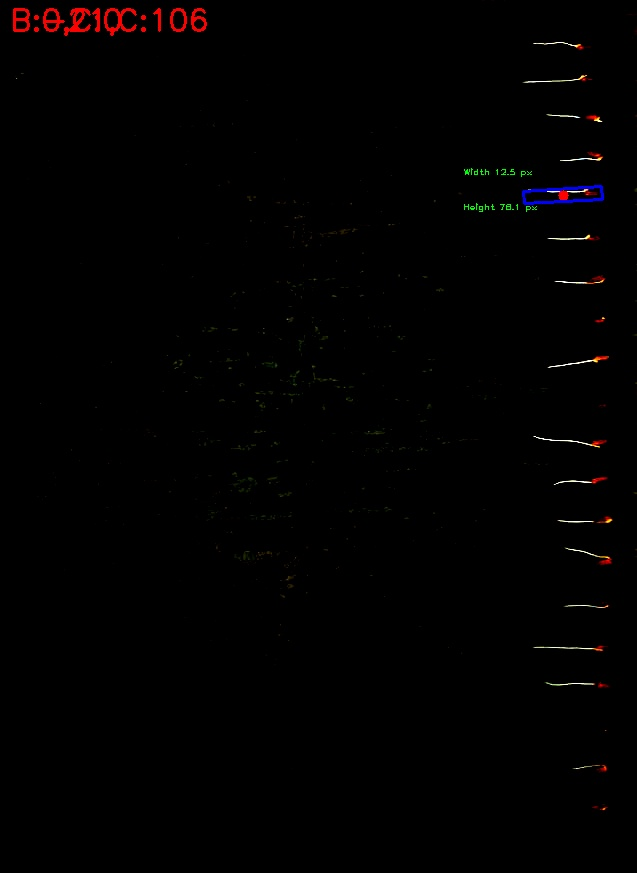
#> input picture input/gelapbgt.jpg, 637 x 873 px, found by its file name
$ python testing.py
#> lines starting #> are read from the running program, lines starting #| are printed output that depends on the picture; after the words box and inside, x2 and y2 are one past the last pixel; in counts of white or black regions, pixels touching at a corner belong together
#> further down, img is the input picture: shape (873, 637, 3); mean B, G, R 0.8, 0.8, 1.6
### object_detector.py
import cv2


class HomogeneousBgDetector():
    def __init__(self):
        pass

    def detect_objects(self, frame):
        # Convert Image to grayscale
        gray = cv2.cvtColor(frame, cv2.COLOR_BGR2GRAY)

        # Create a Mask with adaptive threshold
        mask = cv2.adaptiveThreshold(gray, 255, cv2.ADAPTIVE_THRESH_MEAN_C, cv2.THRESH_BINARY_INV, 19, 5)
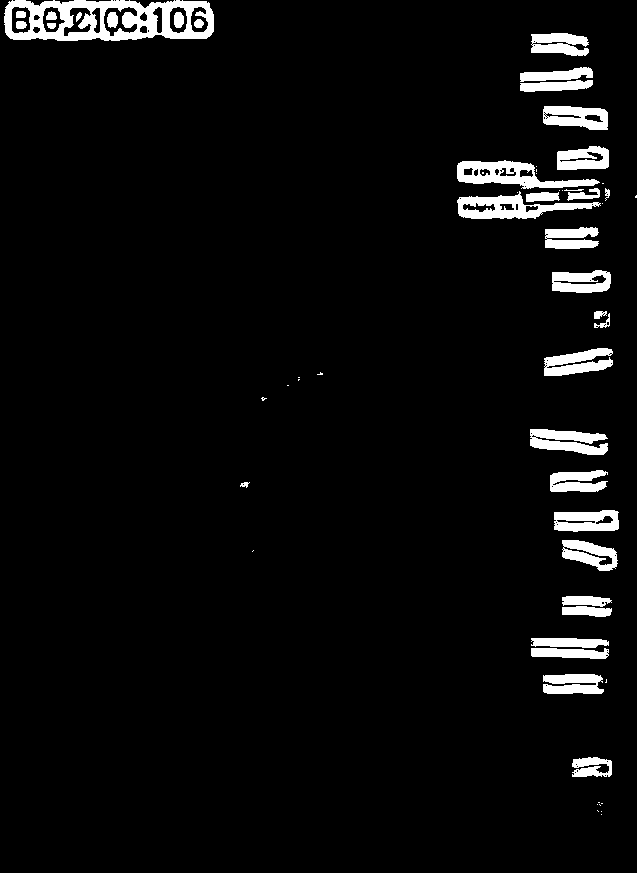
#> mask: shape (873, 637); 4.6% white; 60 white regions (24 under 20 px)

        # Find contours
        contours, _ = cv2.findContours(mask, cv2.RETR_EXTERNAL, cv2.CHAIN_APPROX_SIMPLE)
#> contours = 51 contours, 24 with area under 20; largest, box (x1, y1, x2, y2) and area: (4, 0, 214, 41) 7578, (457, 160, 600, 189) 1993, (457, 191, 601, 219) 1867, (530, 429, 608, 455) 1211, (543, 106, 608, 130) 1207

        #cv2.imshow("mask", mask)
        objects_contours = []

        for cnt in contours:
            area = cv2.contourArea(cnt)
            if area > 200:
                #cnt = cv2.approxPolyDP(cnt, 0.03*cv2.arcLength(cnt, True), True)
                objects_contours.append(cnt)
#> this loop made 51 passes
#> area on passes 8, 10, 11, 12, 13, 14, 16, 17, 18, 19, 20, 26: 477.5, 880, 589, 542.5, 365, 353, 1081.5, 1168.5, 22.5, 825.5, 1211, 1078
#> after the loop, objects_contours = 22 contours; largest, box (x1, y1, x2, y2) and area: (4, 0, 214, 41) 7578, (457, 160, 600, 189) 1993, (457, 191, 601, 219) 1867, (530, 429, 608, 455) 1211, (543, 106, 608, 130) 1207

        return objects_contours

    # def get_objects_rect(self):
    #     box = cv2.boxPoints(rect)  # cv2.boxPoints(rect) for OpenCV 3.x
    #     box = np.int0(box)

### testing.py
import cv2
from numpy import angle
from object_detector import *
import numpy as np
import time
import csv
from bdb import effective

img = cv2.imread("D:\Kuliah\judul-skripsi\codingan\objecy-measurement-master\input\gelapbgt.jpg")

detector = HomogeneousBgDetector()

contours = detector.detect_objects(img)
#> contours has the same summary as objects_contours in detect_objects

header = ['file_name', 'x', 'y', 'width' , 'height', 'angle']

with open('data.csv', 'w', encoding='UTF8', newline='') as f:
    writer = csv.writer(f)

    # write the header
    writer.writerow(header)

for cnt in contours:
    # Get rect
    rect = cv2.minAreaRect(cnt)
    (x, y), (w , h), angle = rect

#image crop
  #image = cv2.imread(r"D:\Kuliah\judul-skripsi\codingan\Object-measurement-python-openCV-masterr\input\cth.jpg")
    y=200
    x=500
    h=800
    w=250
    crop_image = img[x:w, y:h]
    cv2.imshow("Croped", crop_image)
  #cv2.waitKey(0)

    file_name = "hasil_{}.jpg".format(int(time.time()))
    data = []

    data.extend([file_name, w, h])

    with open('data.csv', 'a+', encoding='UTF8', newline='') as f:
        writer = csv.writer(f)

        # write the data
        writer.writerow(data)


    # display rectangle
    box = cv2.boxPoints(rect)
    box = np.int0(box)
    print (rect)
    print (box)

    cv2.circle(img, (int(x), int(y)), 5, (0, 0, 255), -1)
    cv2.polylines(img, [box], True, (255, 0, 0), 2)
    cv2.putText(img, "Width {} px".format(round(w, 1)), (int(x - 100), int(y - 20)), cv2.FONT_HERSHEY_PLAIN, 0.6, (100, 200, 0), 1)
    cv2.putText(img, "Height {} px".format(round(h, 1)), (int(x - 100), int(y + 15)), cv2.FONT_HERSHEY_PLAIN, 0.6, (100, 200, 0), 1)
#> this loop made 22 passes
#> (rect, angle, box) on passes 1 to 7: (((591.5, 766.5), (19, 39), -90), -90, [[611, 776], [572, 776], [572, 757], [611, 757]]), (((573, 683.5), (19, 60), -90), -90, [[603, 693], [543, 693], [543, 674], [603, 674]]), (((569.5, 653), (10, 77), -90), -90, [[608, 658], [531, 658], [531, 648], [608, 648]]), (((569.5, 642.3), (8.87, 77.13), -88.78), -88.78, [[607, 647], [530, 645], [531, 637], [608, 638]]), (((586.4, 610.8), (9.44, 49.15), -86.53), -86.53, [[610, 616], [561, 613], [562, 604], [611, 607]]), (((586.5, 600.7), (9.78, 49.12), -88.45), -88.45, [[610, 606], [561, 604], [562, 595], [611, 596]]), (((588.7, 554.8), (24.67, 58.86), -76.43), -76.43, [[614, 573], [557, 559], [562, 535], [620, 549]])
#> (printed output is left out)
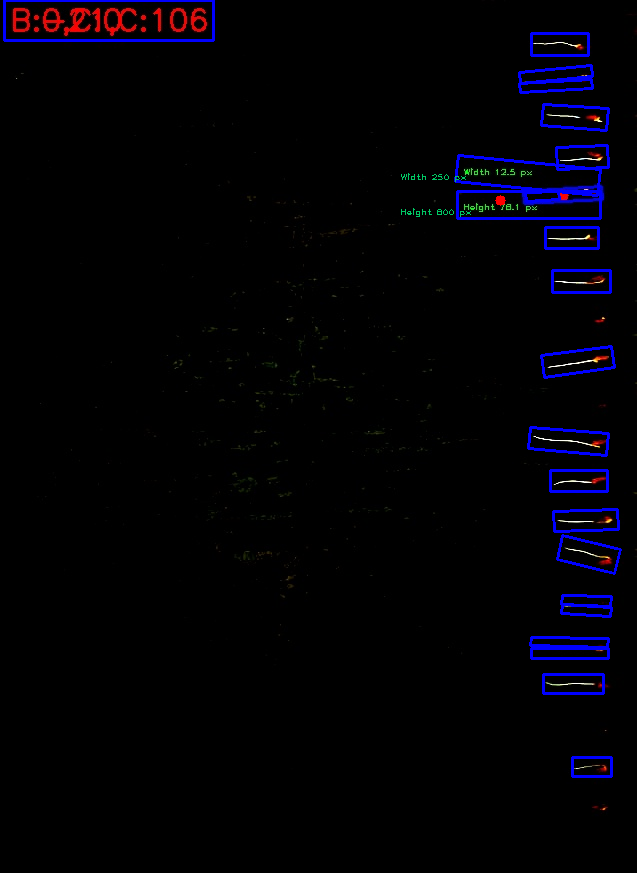
#> img: shape (873, 637, 3); 2.1% of pixels changed, all inside (x1, y1, x2, y2) = (3, 0, 622, 778)

#save image with measurement
#cv2.imwrite("D:\Kuliah\judul-skripsi\codingan\Object-measurement-python-openCV-masterr\output\hasil_{}.jpg".format(int(time.time())), img)
#cv2.waitKey(0)

def BrightnessContrast(brightness=0):

  # getTrackbarPos returns the current
  # position of the specified trackbar.
#> called with brightness = 0
  brightness = cv2.getTrackbarPos('Brightness',
                  'GEEK')
#> brightness = 255

  contrast = cv2.getTrackbarPos('Contrast',
                'GEEK')
#> contrast = 127

  effect = controller(img, brightness,
            contrast)

  # The function imshow displays an image
  # in the specified window
  cv2.imshow('Effect', effect)
  k = cv2.waitKey(0) & 0xFF
  if k == ord('q'):
    cv2.imwrite("D:\Kuliah\judul-skripsi\codingan\Object-measurement-python-openCV-masterr\output\hasil_{}.jpg".format(int(time.time())), effect)

def controller(img, brightness=255,
      contrast=127):

#> called with brightness = 255, contrast = 127
  brightness = int((brightness - 0) * (255 - (-255)) / (510 - 0) + (-255))
#> brightness = 0

  contrast = int((contrast - 0) * (127 - (-127)) / (254 - 0) + (-127))
#> contrast = 0

  if brightness != 0:

    if brightness > 0:

      shadow = brightness

      max = 255

    else:

      shadow = 0
      max = 255 + brightness

    al_pha = (max - shadow) / 255
    ga_mma = shadow

    # The function addWeighted calculates
    # the weighted sum of two arrays
    cal = cv2.addWeighted(img, al_pha,
              img, 0, ga_mma)

  else:
    cal = img

  if contrast != 0:
    Alpha = float(131 * (contrast + 127)) / (127 * (131 - contrast))
    Gamma = 127 * (1 - Alpha)

    # The function addWeighted calculates
    # the weighted sum of two arrays
    cal = cv2.addWeighted(cal, Alpha,
              cal, 0, Gamma)

  # putText renders the specified text string in the image.
  cv2.putText(cal, 'B:{},C:{}'.format(brightness,
                    contrast), (10, 30),
        cv2.FONT_HERSHEY_SIMPLEX, 1, (0, 0, 255), 2)
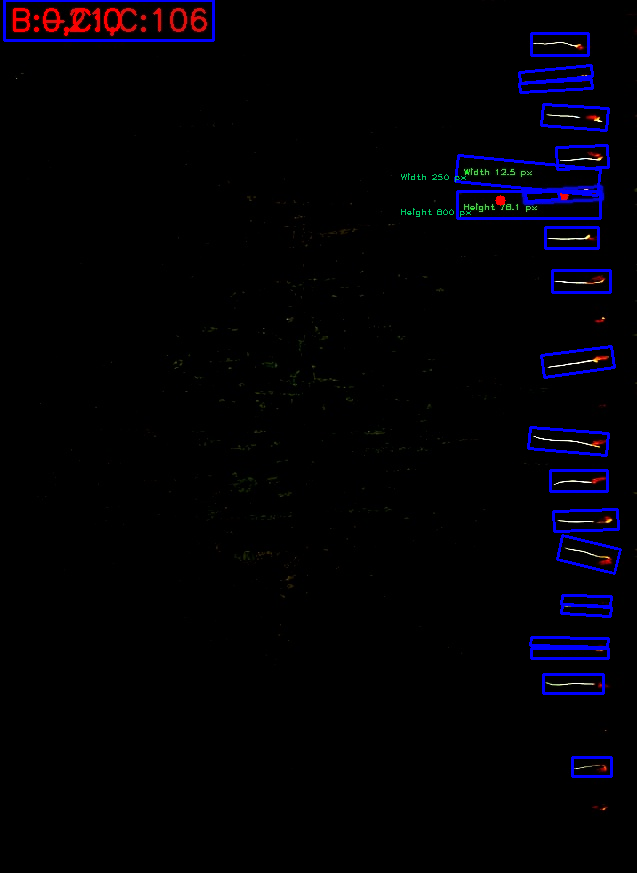
#> cal: shape (873, 637, 3); 0.15% of pixels changed, all inside (x1, y1, x2, y2) = (13, 8, 121, 36)

  return cal

if __name__ == '__main__':
  # # Making another copy of an image.
  img_copy = img.copy()

  # The function namedWindow creates a
  # window that can be used as a placeholder
  # for images.
  cv2.namedWindow('GEEK')

  # The function imshow displays an
  # image in the specified window.
  cv2.imshow('GEEK', img_copy)

  # createTrackbar(trackbarName,
  # windowName, value, count, onChange)
  # Brightness range -255 to 255
  cv2.createTrackbar('Brightness',
          'GEEK', 255, 2 * 255,
          BrightnessContrast)

  # Contrast range -127 to 127
  cv2.createTrackbar('Contrast', 'GEEK',
          127, 2 * 127,
          BrightnessContrast)


  BrightnessContrast(0)
#> (key q is pressed here)

# The function waitKey waits for
# a key event infinitely or for delay
# milliseconds, when it is positive.

cv2.waitKey(0)
